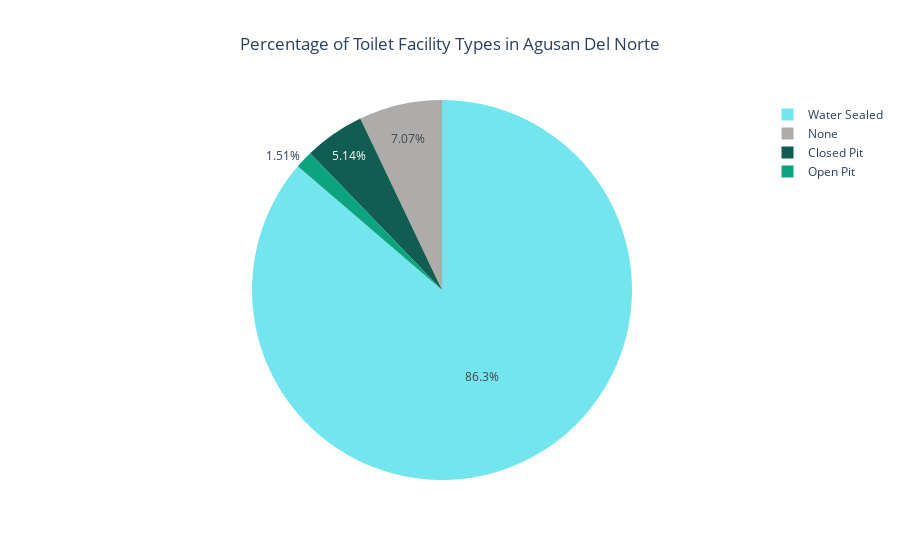

The code cell stored with this chart in its notebook:
### Markdown cell above
### Toilet Facility Types

### Code cell
# creating array of toilet types to assign to plotly go.figure labels
toilet_types = ['Water Sealed',
               'Closed Pit',
               'Open Pit',
               'None']

# selecting dataframe row from selected region and province
toilet_type_counts = df_toilet_facility_by_region_and_province.loc[selected_region, selected_province]

# converting dataframe row of counts to array of toilet type counts to assign to plotly go.figure values
toilet_type_counts = toilet_type_counts.values.flatten()

# creating color map
toilet_color_map = {'Water Sealed':'#72e5ef', 
                    'Closed Pit':'#115d52', 
                    'Open Pit':'#0ba47e', 
                    'None':'#aeabab'}

# converting color map to pd.Series to assign to go.figure colors value
toilet_color_map = pd.Series(toilet_color_map)

fig_toilet_types = go.Figure(data=[go.Pie(labels=toilet_types,
                             values=toilet_type_counts)])

# setting title settings
title={'text':'Percentage of Toilet Facility Types in '+selected_province.title(),
         'x':0.5,
         'xanchor': 'center',
}

# setting title and colors
fig_toilet_types.update_layout(title=title)
fig_toilet_types.update_traces(hoverinfo='label+value', marker=dict(colors=toilet_color_map))

fig_toilet_types.show()

### Figure 1 — Plotly figure (JSON) as saved in the notebook; plotly's stock layout.template omitted (floating-point values rounded to 4 significant figures)
{"data": [{"hoverinfo": "label+value", "labels": ["Water Sealed", "Closed Pit", "Open Pit", "None"], "marker": {"colors": ["#72e5ef", "#115d52", "#0ba47e", "#aeabab"]}, "type": "pie", "values": [113955, 6786, 1990, 9344]}], "layout": {"title": {"text": "Percentage of Toilet Facility Types in Agusan Del Norte", "x": 0.5, "xanchor": "center"}}}
